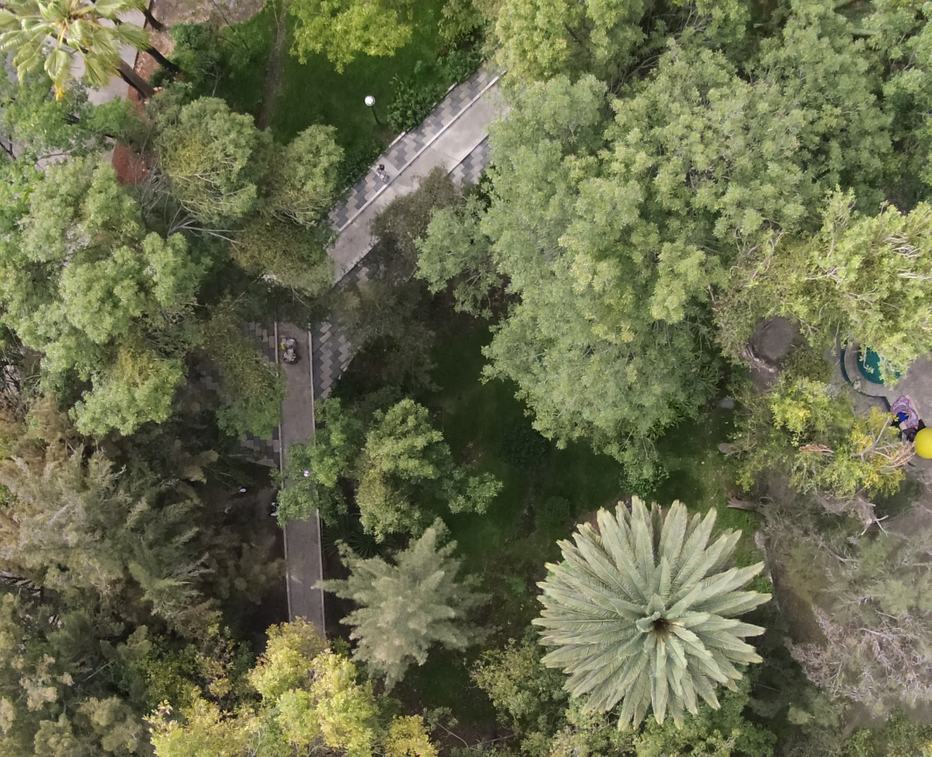
#> input picture create_data/Originales/Entrenamiento/DJI_0050_ot1_j.png, 932 x 757 px, shrunk from 1600 x 1300 before the run, found by its file name; its folder holds only this picture in this run
$ python image_segmentation_multiplier.py
#> lines starting #> are read from the running program, lines starting #| are printed output that depends on the picture
import os
import cv2
import numpy as np
from PIL import Image

# Definir directorios de entrada y salida
input_original_image = r"C:\Users\messi\Desktop\Nuevo Dataset\Originales\Entrenamiento"  # Directorio con imágenes originales en RGB
input_segmented_image = r"C:\Users\messi\Desktop\Nuevo Dataset\Mascaras\Entrenamiento"  # Directorio con máscaras de segmentación
output_directory = r"C:\Users\messi\Desktop\Nuevo Dataset\Dataset\Entrenamiento"  # Directorio de salida para imágenes multiplicadas

# Iterar a través de los archivos en el directorio de imágenes originales
for file_name in os.listdir(input_original_image):
    # Construir rutas completas para las imágenes originales y segmentadas
    original_path = os.path.join(input_original_image, file_name)
    segmented_path = os.path.join(input_segmented_image, file_name.replace('.JPG', '.png'))

    # Leer imágenes y convertir de BGR a RGB
    image = cv2.cvtColor(cv2.imread(original_path), cv2.COLOR_BGR2RGB)
    imageseg = cv2.cvtColor(cv2.imread(segmented_path), cv2.COLOR_BGR2RGB)

    # Normalizar la imagen de segmentación (convertir valores de 0-255 a 0-1)
    imagenseg_norm = imageseg.astype(float) / 255.0

    # Convertir imágenes a arreglos numpy
    matriz = np.asarray(image)
    matrizseg = np.asanyarray(imagenseg_norm)

    # Multiplicar la imagen original por la máscara de segmentación
    # Esto hace que los píxeles fuera de la región de interés sean negros
    multi = np.multiply(matrizseg, matriz)
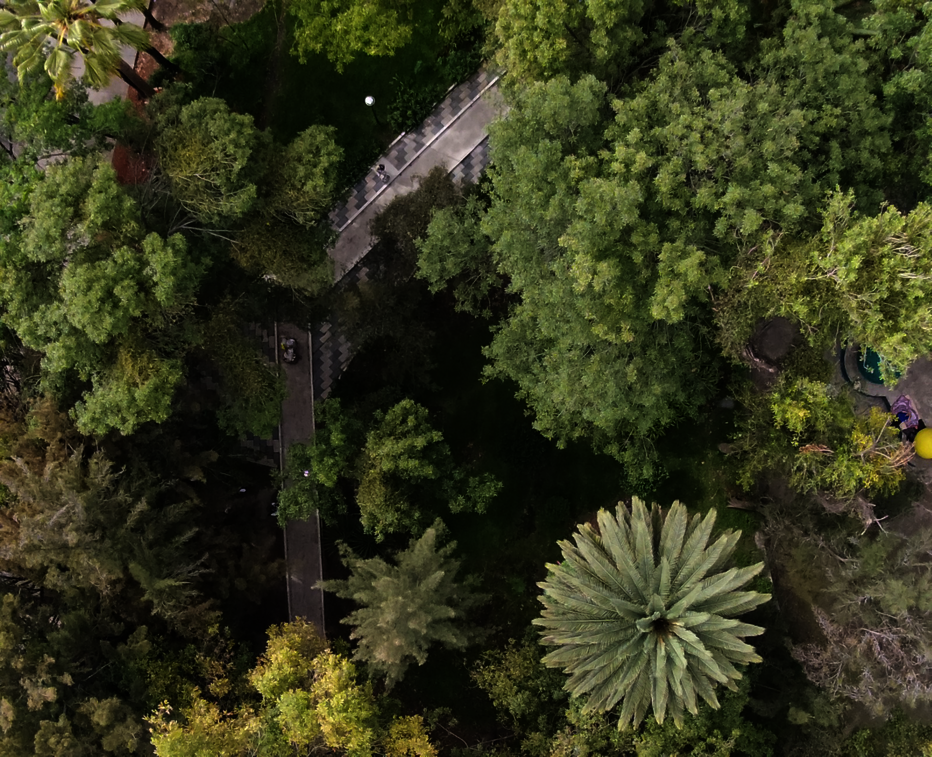
#> multi: shape (757, 932, 3) float64; mean R, G, B 51.9, 54.3, 28.5

    # Convertir el resultado de vuelta a un formato de imagen que se pueda guardar
    image_multi = Image.fromarray(multi.astype('uint8'))

    # Generar nombre de archivo de salida
    output_name = os.path.join(output_directory, '{}_seg.png'.format(os.path.splitext(file_name)[0]))

    # Guardar la imagen multiplicada
    image_multi.save(output_name)

$ run again, on create_data/Originales/Entrenamiento/DJI_0450_ob3_j.png
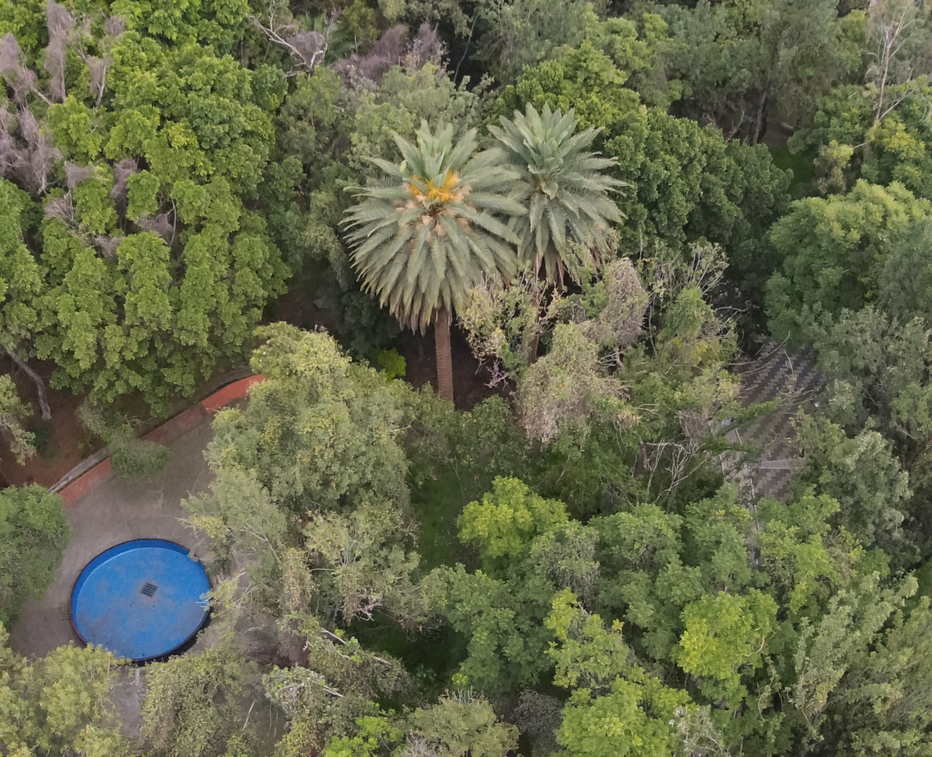
#> input picture create_data/Originales/Entrenamiento/DJI_0450_ob3_j.png, 932 x 757 px, shrunk from 1600 x 1300 before the run, found by its file name
#> `multi = np.multiply(matrizseg, matriz)`:
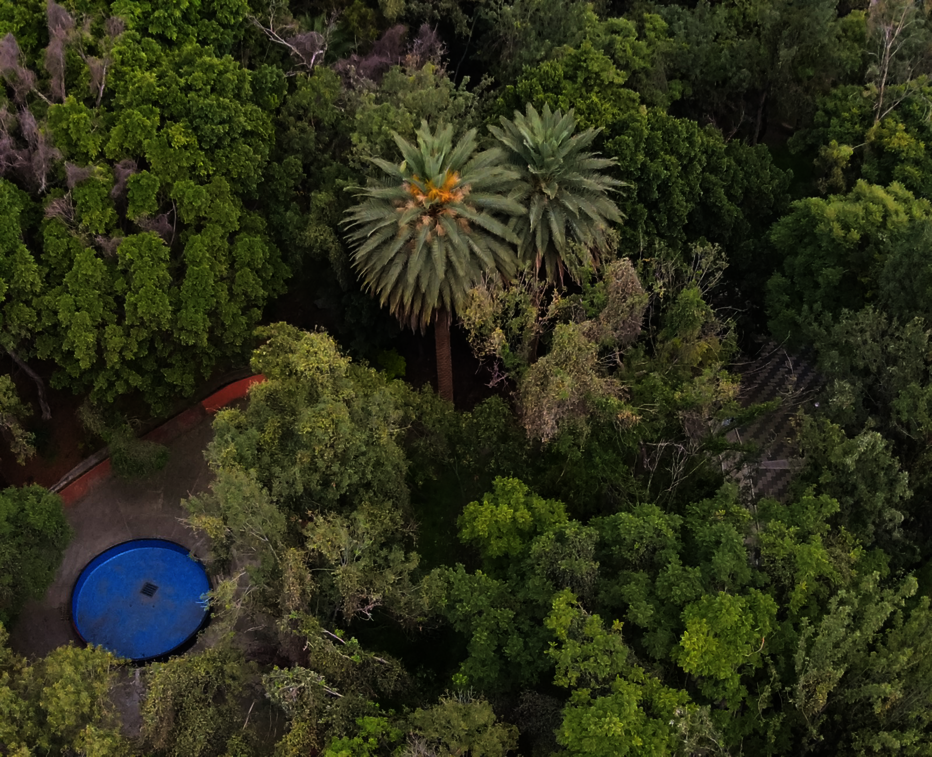
#> multi: shape (757, 932, 3) float64; mean R, G, B 45.5, 48.2, 26.1

$ run again, on create_data/Originales/Entrenamiento/DJI_0570_ob3_j.png
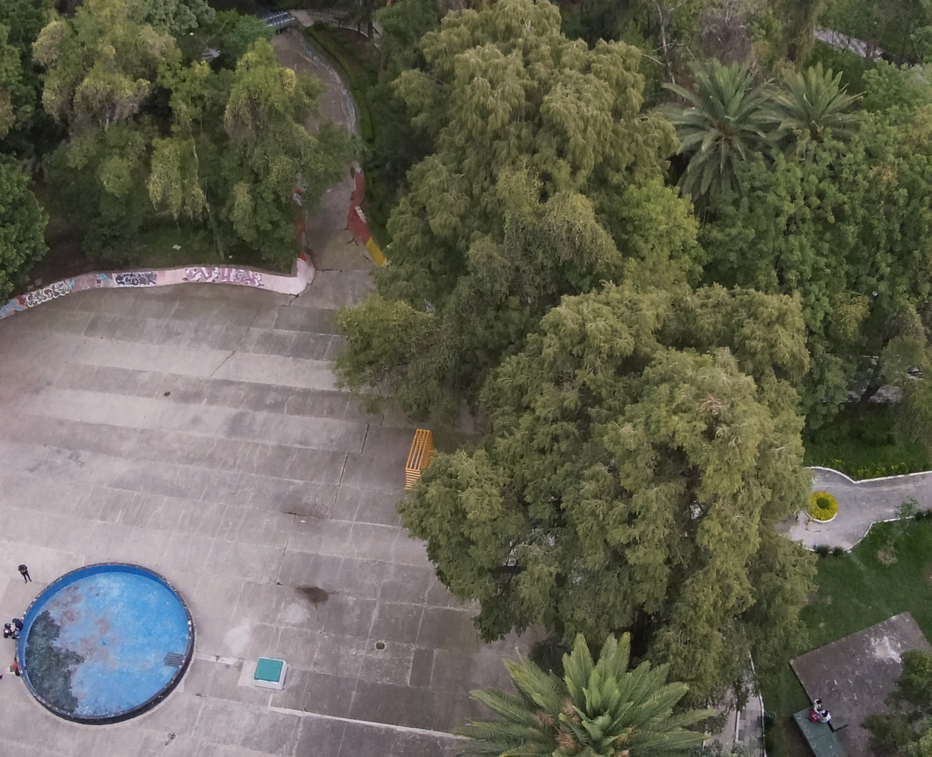
#> input picture create_data/Originales/Entrenamiento/DJI_0570_ob3_j.png, 932 x 757 px, shrunk from 1600 x 1300 before the run, found by its file name
#> `multi = np.multiply(matrizseg, matriz)`:
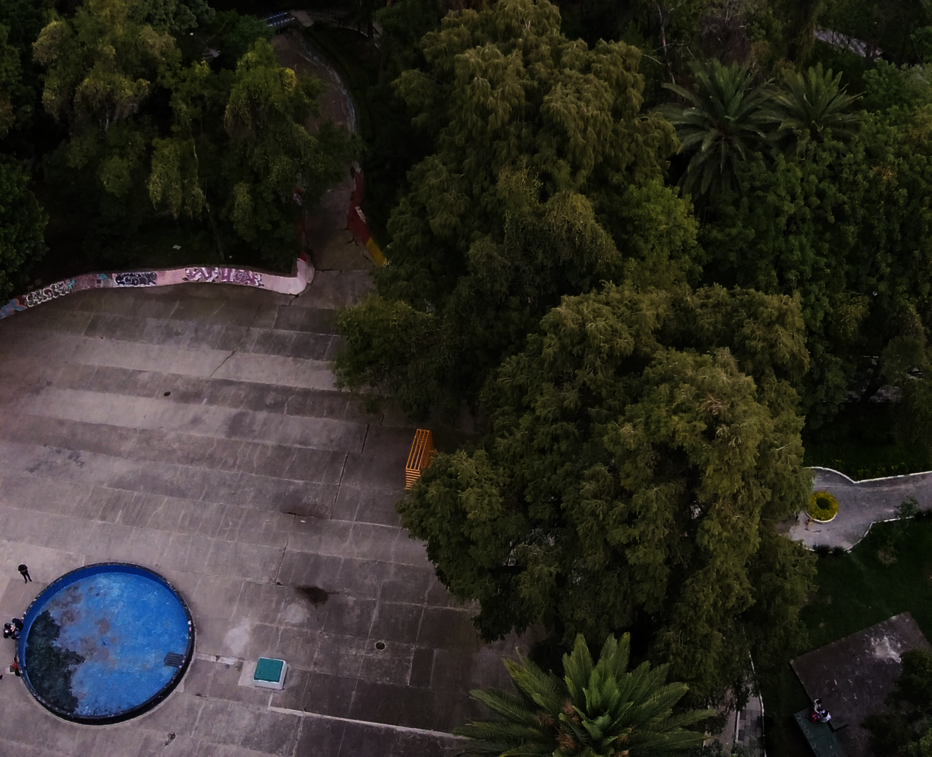
#> multi: shape (757, 932, 3) float64; mean R, G, B 46.2, 44, 36.9

$ run again, on create_data/Originales/Entrenamiento/DJI_0600_ob3_j.png
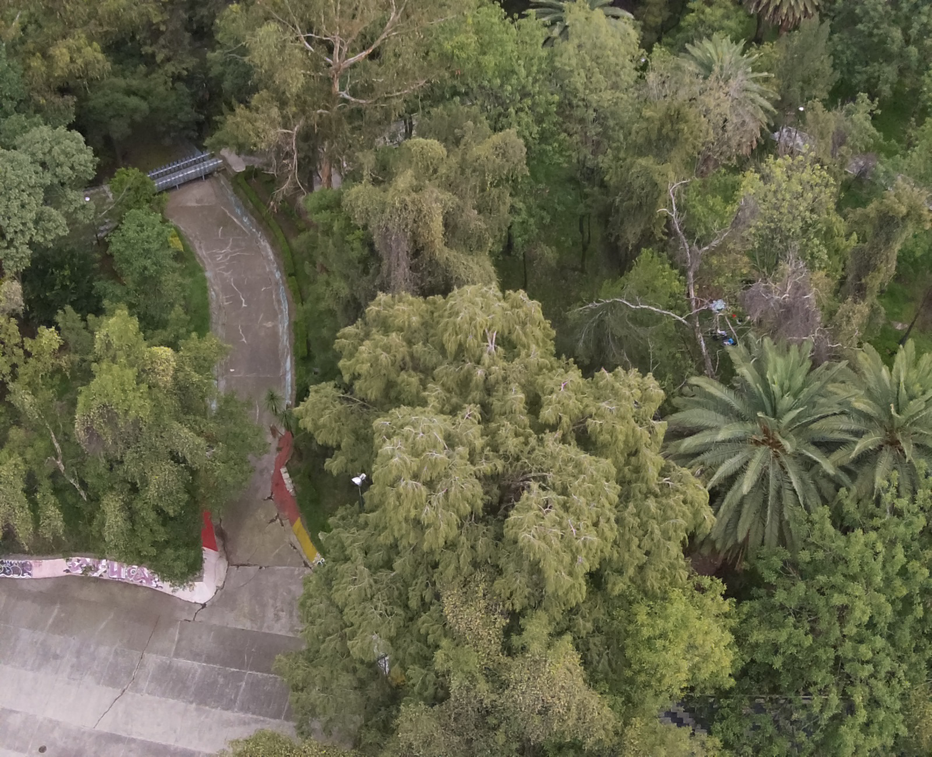
#> input picture create_data/Originales/Entrenamiento/DJI_0600_ob3_j.png, 932 x 757 px, shrunk from 1600 x 1300 before the run, found by its file name
#> `multi = np.multiply(matrizseg, matriz)`:
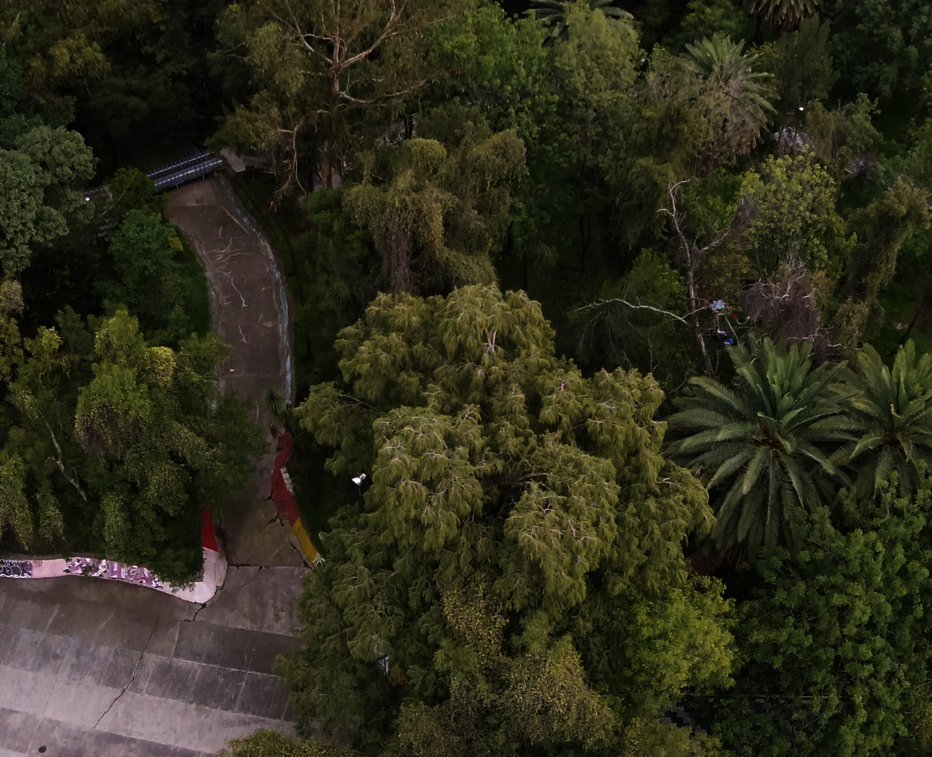
#> multi: shape (757, 932, 3) float64; mean R, G, B 46.3, 44.9, 27

$ run again, on create_data/Originales/Entrenamiento/DJI_0060_ob3_j.png
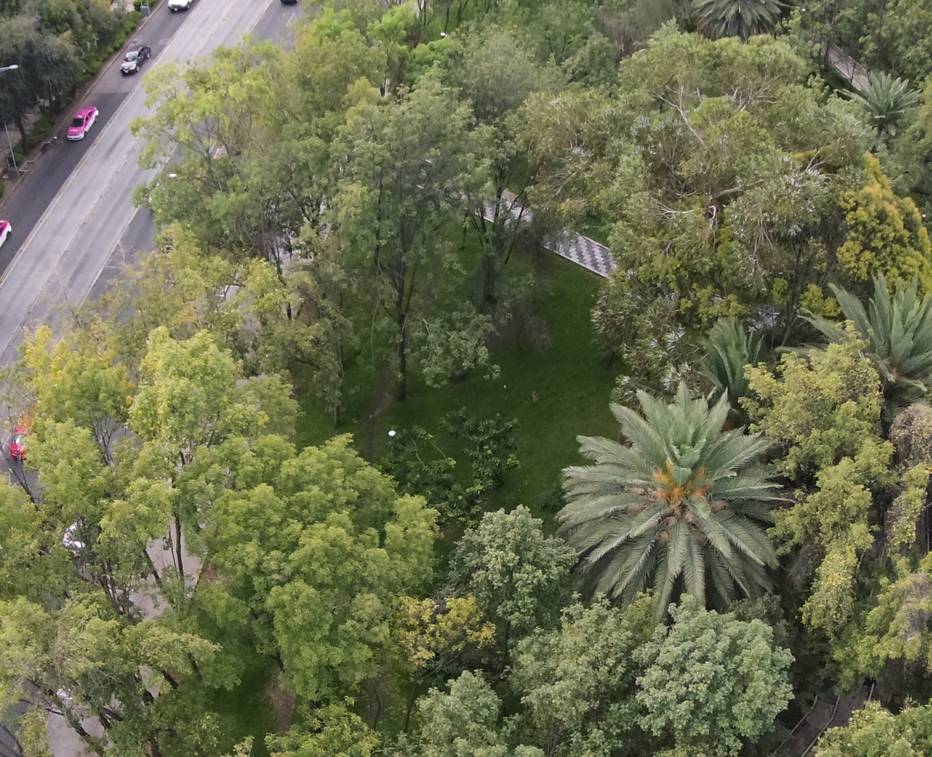
#> input picture create_data/Originales/Entrenamiento/DJI_0060_ob3_j.png, 932 x 757 px, shrunk from 1600 x 1300 before the run, found by its file name
#> `multi = np.multiply(matrizseg, matriz)`:
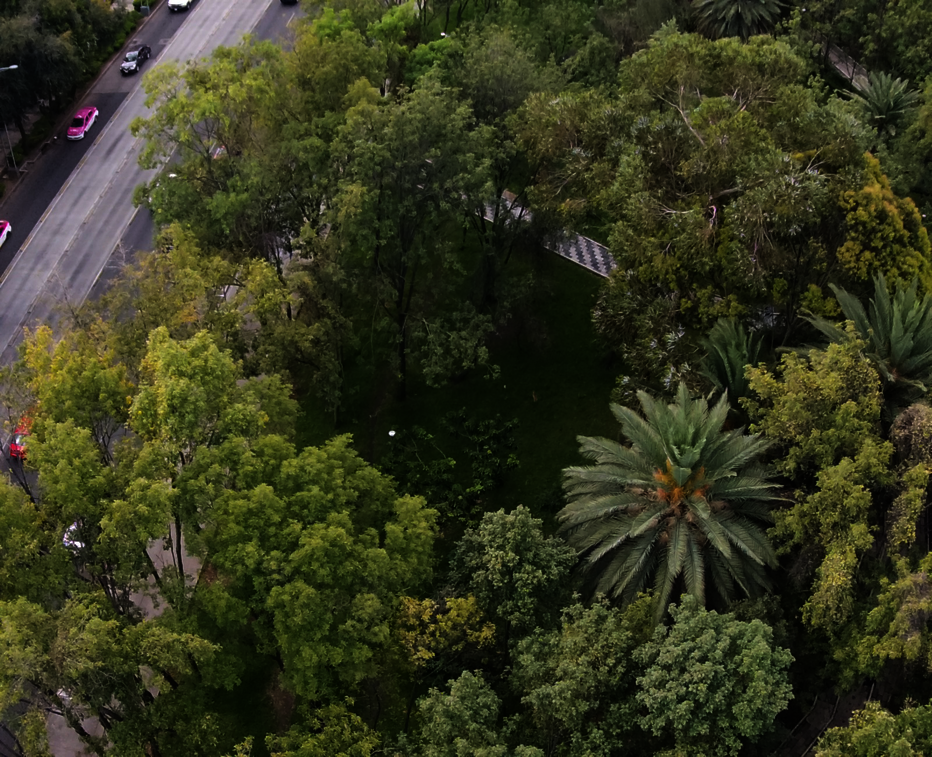
#> multi: shape (757, 932, 3) float64; mean R, G, B 51.3, 53.4, 29.4
